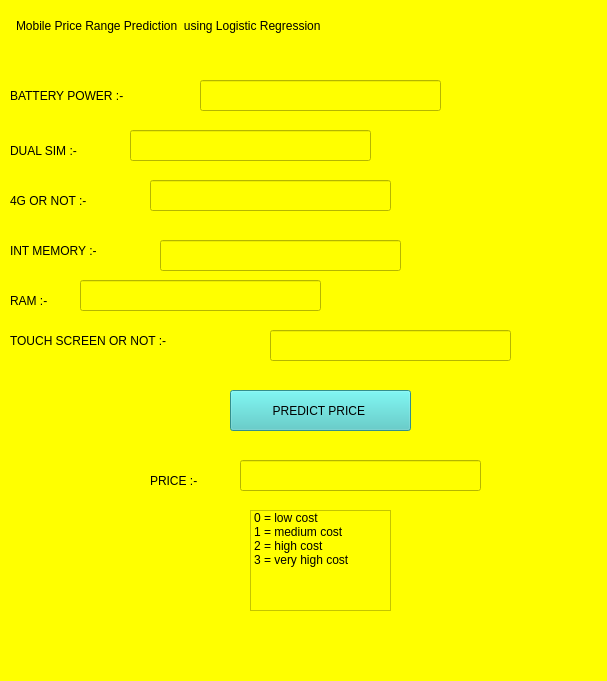
<?xml version="1.0" encoding="UTF-8"?>
<ui version="4.0">
 <class>Form</class>
 <widget class="QWidget" name="Form">
  <property name="geometry">
   <rect>
    <x>0</x>
    <y>0</y>
    <width>607</width>
    <height>681</height>
   </rect>
  </property>
  <property name="windowTitle">
   <string>Form</string>
  </property>
  <property name="styleSheet">
   <string notr="true">background-color: rgb(255, 255, 0);</string>
  </property>
  <widget class="QLabel" name="label">
   <property name="geometry">
    <rect>
     <x>16</x>
     <y>10</y>
     <width>571</width>
     <height>31</height>
    </rect>
   </property>
   <property name="styleSheet">
    <string notr="true">color: rgb(0, 0, 0);
font: 75 17pt &quot;MS Shell Dlg 2&quot;;</string>
   </property>
   <property name="text">
    <string>Mobile Price Range Prediction  using Logistic Regression</string>
   </property>
  </widget>
  <widget class="QLabel" name="label_2">
   <property name="geometry">
    <rect>
     <x>10</x>
     <y>85</y>
     <width>191</width>
     <height>21</height>
    </rect>
   </property>
   <property name="styleSheet">
    <string notr="true">COLOR:rgb(0, 0, 0);
font: 75 16pt &quot;MS Shell Dlg 2&quot;;</string>
   </property>
   <property name="text">
    <string>BATTERY POWER :-</string>
   </property>
  </widget>
  <widget class="QLabel" name="label_4">
   <property name="geometry">
    <rect>
     <x>10</x>
     <y>140</y>
     <width>131</width>
     <height>21</height>
    </rect>
   </property>
   <property name="styleSheet">
    <string notr="true">COLOR:rgb(0, 0, 0);
font: 75 16pt &quot;MS Shell Dlg 2&quot;;</string>
   </property>
   <property name="text">
    <string>DUAL SIM :-</string>
   </property>
  </widget>
  <widget class="QLabel" name="label_3">
   <property name="geometry">
    <rect>
     <x>10</x>
     <y>190</y>
     <width>141</width>
     <height>21</height>
    </rect>
   </property>
   <property name="styleSheet">
    <string notr="true">COLOR:rgb(0, 0, 0);
font: 75 16pt &quot;MS Shell Dlg 2&quot;;</string>
   </property>
   <property name="text">
    <string>4G OR NOT :-</string>
   </property>
  </widget>
  <widget class="QLabel" name="label_5">
   <property name="geometry">
    <rect>
     <x>10</x>
     <y>240</y>
     <width>151</width>
     <height>21</height>
    </rect>
   </property>
   <property name="styleSheet">
    <string notr="true">COLOR:rgb(0, 0, 0);
font: 75 16pt &quot;MS Shell Dlg 2&quot;;</string>
   </property>
   <property name="text">
    <string>INT MEMORY :-</string>
   </property>
  </widget>
  <widget class="QLabel" name="label_6">
   <property name="geometry">
    <rect>
     <x>10</x>
     <y>290</y>
     <width>71</width>
     <height>21</height>
    </rect>
   </property>
   <property name="styleSheet">
    <string notr="true">COLOR:rgb(0, 0, 0);
font: 75 16pt &quot;MS Shell Dlg 2&quot;;</string>
   </property>
   <property name="text">
    <string>RAM :-</string>
   </property>
  </widget>
  <widget class="QLabel" name="label_7">
   <property name="geometry">
    <rect>
     <x>10</x>
     <y>330</y>
     <width>261</width>
     <height>21</height>
    </rect>
   </property>
   <property name="styleSheet">
    <string notr="true">COLOR:rgb(0, 0, 0);
font: 75 16pt &quot;MS Shell Dlg 2&quot;;</string>
   </property>
   <property name="text">
    <string>TOUCH SCREEN OR NOT :-</string>
   </property>
  </widget>
  <widget class="QLabel" name="label_8">
   <property name="geometry">
    <rect>
     <x>150</x>
     <y>470</y>
     <width>91</width>
     <height>21</height>
    </rect>
   </property>
   <property name="styleSheet">
    <string notr="true">COLOR:rgb(0, 0, 0);
font: 75 16pt &quot;MS Shell Dlg 2&quot;;</string>
   </property>
   <property name="text">
    <string>PRICE :- </string>
   </property>
  </widget>
  <widget class="QPushButton" name="pushButton">
   <property name="geometry">
    <rect>
     <x>230</x>
     <y>390</y>
     <width>181</width>
     <height>41</height>
    </rect>
   </property>
   <property name="styleSheet">
    <string notr="true">color: rgb(0, 0, 0);
background-color: rgb(72, 200, 196);
font: 75 18pt &quot;MS Shell Dlg 2&quot;;</string>
   </property>
   <property name="text">
    <string>PREDICT PRICE </string>
   </property>
  </widget>
  <widget class="QLineEdit" name="battery_screen">
   <property name="geometry">
    <rect>
     <x>200</x>
     <y>80</y>
     <width>241</width>
     <height>31</height>
    </rect>
   </property>
   <property name="styleSheet">
    <string notr="true">color: rgb(0, 0, 0);
font: 75 16pt &quot;MS Shell Dlg 2&quot;;</string>
   </property>
  </widget>
  <widget class="QLineEdit" name="dual_sim">
   <property name="geometry">
    <rect>
     <x>130</x>
     <y>130</y>
     <width>241</width>
     <height>31</height>
    </rect>
   </property>
   <property name="styleSheet">
    <string notr="true">color: rgb(0, 0, 0);
font: 75 16pt &quot;MS Shell Dlg 2&quot;;</string>
   </property>
  </widget>
  <widget class="QLineEdit" name="four_g">
   <property name="geometry">
    <rect>
     <x>150</x>
     <y>180</y>
     <width>241</width>
     <height>31</height>
    </rect>
   </property>
   <property name="styleSheet">
    <string notr="true">color: rgb(0, 0, 0);
font: 75 16pt &quot;MS Shell Dlg 2&quot;;</string>
   </property>
  </widget>
  <widget class="QLineEdit" name="int_memory">
   <property name="geometry">
    <rect>
     <x>160</x>
     <y>240</y>
     <width>241</width>
     <height>31</height>
    </rect>
   </property>
   <property name="styleSheet">
    <string notr="true">color: rgb(0, 0, 0);
font: 75 16pt &quot;MS Shell Dlg 2&quot;;</string>
   </property>
  </widget>
  <widget class="QLineEdit" name="ram">
   <property name="geometry">
    <rect>
     <x>80</x>
     <y>280</y>
     <width>241</width>
     <height>31</height>
    </rect>
   </property>
   <property name="styleSheet">
    <string notr="true">color: rgb(0, 0, 0);
font: 75 16pt &quot;MS Shell Dlg 2&quot;;</string>
   </property>
  </widget>
  <widget class="QLineEdit" name="result">
   <property name="geometry">
    <rect>
     <x>240</x>
     <y>460</y>
     <width>241</width>
     <height>31</height>
    </rect>
   </property>
   <property name="styleSheet">
    <string notr="true">color: rgb(0, 0, 0);
font: 75 16pt &quot;MS Shell Dlg 2&quot;;</string>
   </property>
  </widget>
  <widget class="QLineEdit" name="touch_screen">
   <property name="geometry">
    <rect>
     <x>270</x>
     <y>330</y>
     <width>241</width>
     <height>31</height>
    </rect>
   </property>
   <property name="styleSheet">
    <string notr="true">color: rgb(0, 0, 0);
font: 75 16pt &quot;MS Shell Dlg 2&quot;;</string>
   </property>
  </widget>
  <widget class="QListWidget" name="table">
   <property name="geometry">
    <rect>
     <x>250</x>
     <y>510</y>
     <width>141</width>
     <height>101</height>
    </rect>
   </property>
   <property name="styleSheet">
    <string notr="true">color: rgb(0, 0, 0);
font: 75 12pt &quot;MS Shell Dlg 2&quot;;</string>
   </property>
   <item>
    <property name="text">
     <string>0 = low cost</string>
    </property>
   </item>
   <item>
    <property name="text">
     <string>1 = medium cost </string>
    </property>
   </item>
   <item>
    <property name="text">
     <string>2 = high cost</string>
    </property>
   </item>
   <item>
    <property name="text">
     <string>3 = very high cost</string>
    </property>
   </item>
  </widget>
 </widget>
 <resources/>
 <connections/>
</ui>
